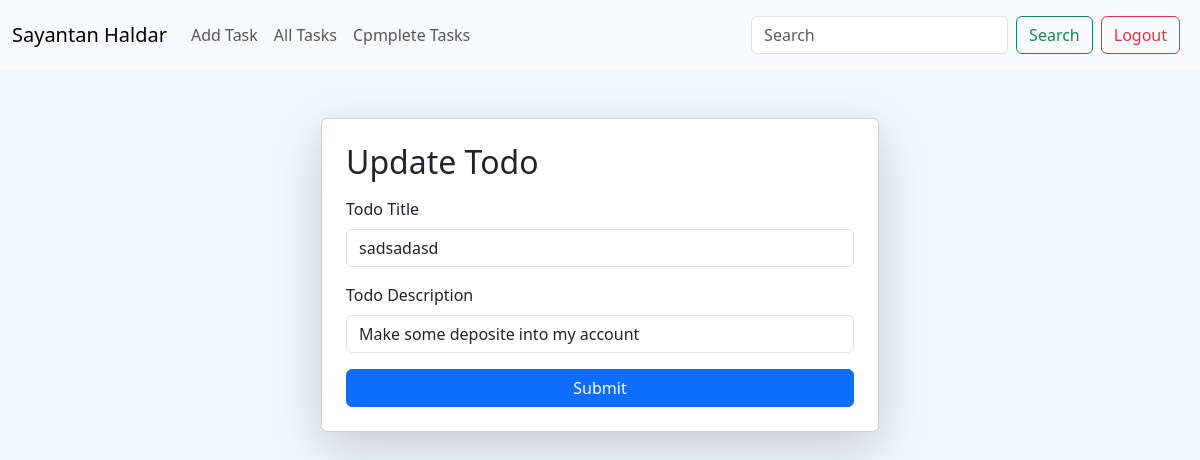
The page /update/9/ (signed in) on the database its author committed.
### todo/models.py (models this page shows, shortened)
class Todo(models.Model):
    todo_title = models.CharField(max_length=100)
    todo_description = models.CharField(max_length=1000)
    is_completed = models.BooleanField(default=False)
    created_time = models.DateField(auto_now_add=True)
    user = models.ForeignKey(User, on_delete=models.SET_NULL, null=True, blank=True)

### todo/views.py (the view)
# urls.py: path("update/<id>/", update_todo,name="update_todo"),
@login_required(login_url="/login/")
def update_todo(request, id):
    todo = Todo.objects.get(id=id)
    if not todo:
        messages.info(request,"Todo Not Found")
        return
    if request.method=="POST":
        todo.todo_title = request.POST.get("todo_title")
        todo.todo_description = request.POST.get("todo_description")
        todo.save()
        messages.info(request,"Update Successfully")
        return redirect('/all-todo/')
    return render(request, "update_todo.html", context={"todo": todo})

### templates/update_todo.html (shortened to what this page needs)
{% extends 'base.html' %}
{% block body %}
  <div class="container">
    <form class="card p-4 col-lg-6 shadow-lg mx-auto mt-5" method="post">
      <h2 class="mb-3">Update Todo</h2>
      <div class="mb-3">
        <label for="todo_title" class="form-label">Todo Title</label>
        <input type="text" class="form-control" id="todo_title" name="todo_title" value="{{todo.todo_title}}"  />
      </div>
      <div class="mb-3">
        <label for="todo_description" class="form-label">Todo Description</label>
        <input type="text" class="form-control" id="todo_description" name="todo_description" value="{{todo.todo_description}}"/>
      </div>
      <button type="submit" class="btn btn-primary">Submit</button>
    </form>
  </div>
{% endblock %}

### templates/base.html (shortened to what this page needs)
<!DOCTYPE html>
<html lang="en">
  <head>
    <link href="https://cdn.jsdelivr.net/npm/bootstrap@5.3.3/dist/css/bootstrap.min.css" rel="stylesheet" />
  </head>
  <body>
    <nav class="navbar navbar-expand-lg bg-body-tertiary">
      <div class="container-fluid">
        <a class="navbar-brand" href="/">
          {% if request.user.is_authenticated %}
            {{ request.user.first_name }} {{ request.user.last_name }}
          {% else %}
            Todo Application
          {% endif %}
        </a>
        <div class="collapse navbar-collapse" id="navbarSupportedContent">
          {% if request.user.is_authenticated %}
            <ul class="navbar-nav me-auto mb-2 mb-lg-0">
              <li class="nav-item">
                <a class="nav-link" href="/">Add Task</a>
              </li>
              <li class="nav-item">
                <a class="nav-link" href="/all-todo/">All Tasks</a>
              </li>
              <li class="nav-item">
                <a class="nav-link" href="/completed/">Cpmplete Tasks</a>
              </li>
            </ul>
            <form class="d-flex" role="search">
              <input class="form-control me-2" name="search" type="search" placeholder="Search" aria-label="Search" />
              <button class="btn btn-outline-success" type="submit">Search</button>
            </form>
          {% endif %}
          {% if request.user.is_authenticated %}
            <a href="/logout/" class="btn btn-outline-danger m-2" type="submit">Logout</a>
          {% else %}
            <a href="/login/" class="btn btn-outline-success m-2" type="submit">Login</a>
          {% endif %}
        </div>
      </div>
    </nav>
    {% block body %}
    {% endblock %}
  </body>
</html>

### templates/base.html (style rules this page uses)
body { background-color: aliceblue; }

### rows shown on the page
Todo: todo_title "sadsadasd", todo_description "Make some deposite into my account"

### other values the page prints
{{ request.user.first_name }} "Sayantan"
{{ request.user.last_name }} "Haldar"
